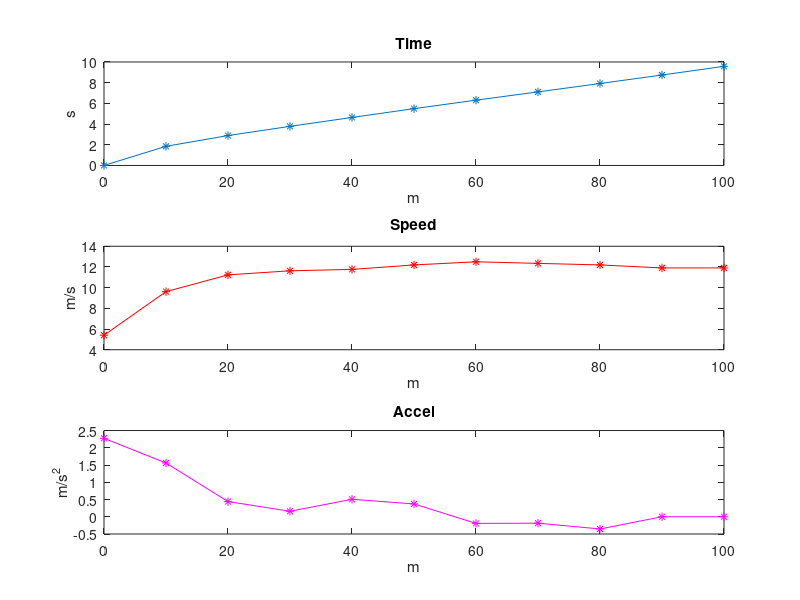

This chart was generated by the following MATLAB code:
%% Speed + Accel
% Usain Bolt is 2fast4u

%% Data
clear ; clc;
r = 0 : 10 : 100;
t = [0, 1.85, 2.89, 3.78, 4.64, 5.49, 6.31, 7.11, 7.92, 8.74, 9.58];
data = [r ; t]'

subplot(3, 1, 1), plot(r, t, '*-'), title('Time')
xlabel('m'), ylabel('s')


%% Speed
v = diff(r) ./ diff(t)
% Loop per diff centrada!
v(11) = (r(11) - r(10)) / (t(11) - t(10));

subplot(3, 1, 2), plot(r, v, '-r*'), title('Speed')
xlabel('m'), ylabel('m/s')



%% Accel
a = diff(v) ./ diff(t)
a(11) = (v(11) - v(10)) / (t(11) - t(10));

subplot(3, 1, 3), plot(r, a, '-m*'), title('Accel')
xlabel('m'), ylabel('m/s^2')
